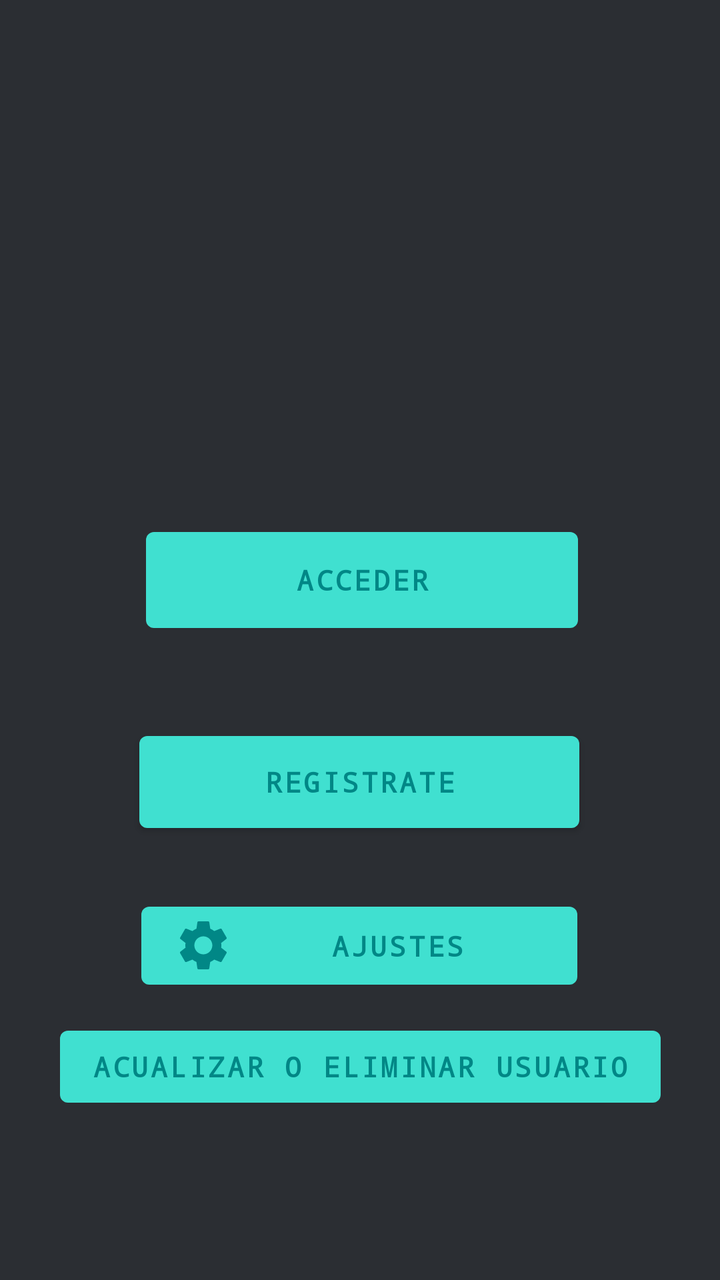
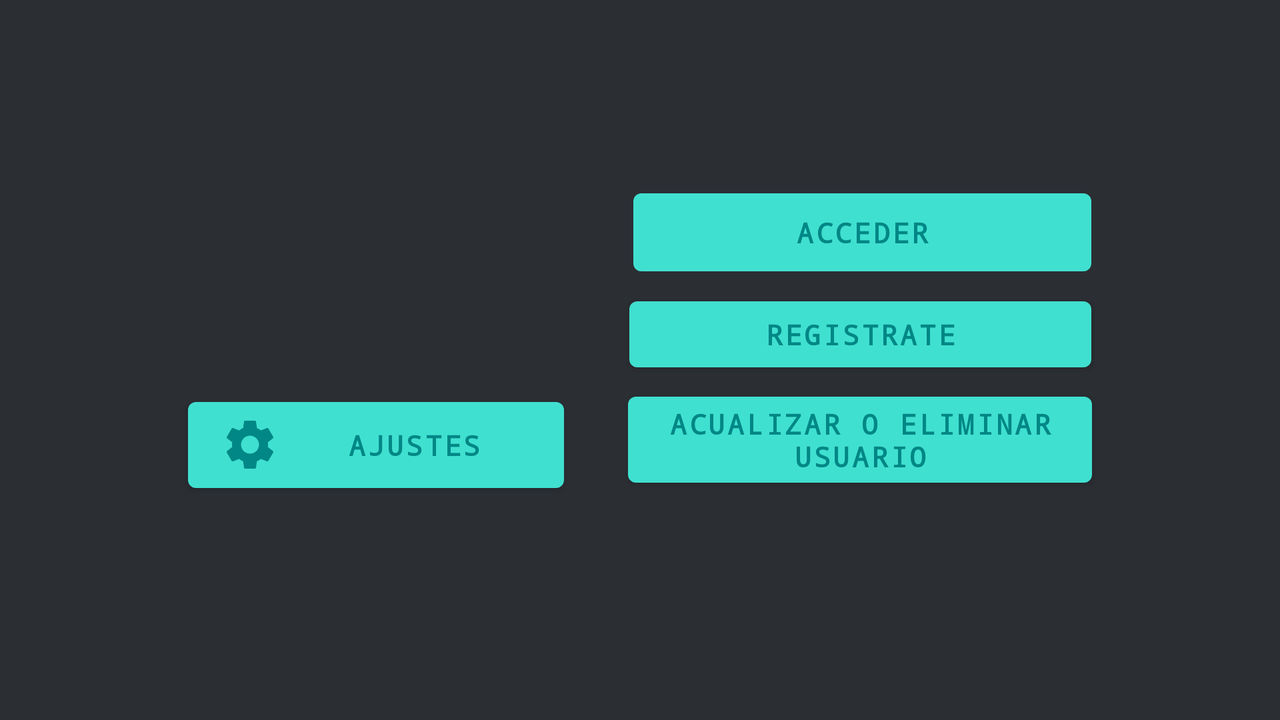

First picture: res/layout/ on a phone held upright. Second picture: the repository's own variant of that layout, on a device whose configuration matches the variant's folder. Source for both follows.
<!-- AndroidManifest.xml: application theme Theme.PrimeraPractica -->
<!-- res/layout/activity_main.xml -->
<?xml version="1.0" encoding="utf-8"?>
<androidx.constraintlayout.widget.ConstraintLayout xmlns:android="http://schemas.android.com/apk/res/android"
    xmlns:app="http://schemas.android.com/apk/res-auto"
    xmlns:tools="http://schemas.android.com/tools"
    android:layout_width="match_parent"
    android:layout_height="match_parent"
    android:background="@color/pizarra"
    tools:context=".MainActivity">

    <Button
        android:id="@+id/buttonRegistro"
        android:layout_width="220dp"
        android:layout_height="58dp"
        android:text="@string/botonRegistrarte"
        app:layout_constraintBottom_toBottomOf="parent"
        app:layout_constraintEnd_toEndOf="parent"
        app:layout_constraintHorizontal_bias="0.497"
        app:layout_constraintStart_toStartOf="parent"
        app:layout_constraintTop_toTopOf="parent"
        app:layout_constraintVertical_bias="0.622"
        style="@style/botones"/>

    <Button
        style="@style/botones"
        android:id="@+id/botonLogin"
        android:layout_width="216dp"
        android:layout_height="60dp"
        android:text="@string/botonLogin"
        app:layout_constraintBottom_toTopOf="@+id/buttonRegistro"
        app:layout_constraintEnd_toEndOf="parent"
        app:layout_constraintHorizontal_bias="0.507"
        app:layout_constraintStart_toStartOf="parent"
        app:layout_constraintTop_toTopOf="parent"
        app:layout_constraintVertical_bias="0.861" />

    <Button
        android:id="@+id/botonActualizarEliminar"
        style="@style/botones"
        android:layout_width="wrap_content"
        android:layout_height="wrap_content"
        android:text="@string/botonActualizarBorrar"
        app:layout_constraintBottom_toBottomOf="parent"
        app:layout_constraintEnd_toEndOf="parent"
        app:layout_constraintStart_toStartOf="parent"
        app:layout_constraintTop_toBottomOf="@+id/buttonRegistro"
        app:layout_constraintVertical_bias="0.519" />

    <ImageView
        android:id="@+id/imageView"
        android:layout_width="247dp"
        android:layout_height="216dp"
        app:layout_constraintBottom_toTopOf="@+id/botonLogin"
        app:layout_constraintEnd_toEndOf="parent"
        app:layout_constraintStart_toStartOf="parent"
        app:layout_constraintTop_toTopOf="parent"
        app:srcCompat="@drawable/ic_baseline_supervised_user_circle_24" />

    <Button
        android:id="@+id/ajustes"
        style="@style/botones"
        android:layout_width="218dp"
        android:layout_height="51dp"
        android:layout_marginTop="16dp"
        android:text="@string/ajustes"
        android:drawableLeft="@drawable/ic_baseline_settings_24"
        app:layout_constraintBottom_toTopOf="@+id/botonActualizarEliminar"
        app:layout_constraintEnd_toEndOf="parent"
        app:layout_constraintHorizontal_bias="0.498"
        app:layout_constraintStart_toStartOf="parent"
        app:layout_constraintTop_toBottomOf="@+id/buttonRegistro" />
</androidx.constraintlayout.widget.ConstraintLayout>
<!-- resources referenced by this layout -->
<resources>
  <color name="pizarra">#2b2e33</color>
  <!-- drawable ic_baseline_settings_24 (drawable) -->
  <vector android:height="30dp" android:tint="@color/teal_700"
      android:viewportHeight="24" android:viewportWidth="24"
      android:width="30dp" xmlns:android="http://schemas.android.com/apk/res/android">
      <path android:fillColor="@android:color/white" android:pathData="M19.14,12.94c0.04,-0.3 0.06,-0.61 0.06,-0.94c0,-0.32 -0.02,-0.64 -0.07,-0.94l2.03,-1.58c0.18,-0.14 0.23,-0.41 0.12,-0.61l-1.92,-3.32c-0.12,-0.22 -0.37,-0.29 -0.59,-0.22l-2.39,0.96c-0.5,-0.38 -1.03,-0.7 -1.62,-0.94L14.4,2.81c-0.04,-0.24 -0.24,-0.41 -0.48,-0.41h-3.84c-0.24,0 -0.43,0.17 -0.47,0.41L9.25,5.35C8.66,5.59 8.12,5.92 7.63,6.29L5.24,5.33c-0.22,-0.08 -0.47,0 -0.59,0.22L2.74,8.87C2.62,9.08 2.66,9.34 2.86,9.48l2.03,1.58C4.84,11.36 4.8,11.69 4.8,12s0.02,0.64 0.07,0.94l-2.03,1.58c-0.18,0.14 -0.23,0.41 -0.12,0.61l1.92,3.32c0.12,0.22 0.37,0.29 0.59,0.22l2.39,-0.96c0.5,0.38 1.03,0.7 1.62,0.94l0.36,2.54c0.05,0.24 0.24,0.41 0.48,0.41h3.84c0.24,0 0.44,-0.17 0.47,-0.41l0.36,-2.54c0.59,-0.24 1.13,-0.56 1.62,-0.94l2.39,0.96c0.22,0.08 0.47,0 0.59,-0.22l1.92,-3.32c0.12,-0.22 0.07,-0.47 -0.12,-0.61L19.14,12.94zM12,15.6c-1.98,0 -3.6,-1.62 -3.6,-3.6s1.62,-3.6 3.6,-3.6s3.6,1.62 3.6,3.6S13.98,15.6 12,15.6z"/>
  </vector>
  <string name="ajustes"> Ajustes </string>
  <string name="botonActualizarBorrar">Acualizar o eliminar usuario</string>
  <string name="botonLogin">Acceder</string>
  <string name="botonRegistrarte">Registrate</string>
  <style name="botones">
  
          <item name="android:fontFamily">monospace</item>
          <item name="android:textColor">@color/teal_700</item>
          <item name="android:textStyle">bold</item>
          
  
      </style>
  <style name="Theme.PrimeraPractica" parent="Theme.MaterialComponents.DayNight.DarkActionBar">
          
          <item name="colorPrimary">@color/aqua</item>
          <item name="colorPrimaryVariant">@color/purple_700</item>
          <item name="colorOnPrimary">@color/white</item>
          
          <item name="colorSecondary">@color/teal_200</item>
          <item name="colorSecondaryVariant">@color/teal_700</item>
          <item name="colorControlNormal">@color/grisClaro</item>
  
      </style>
  <color name="teal_700">#FF018786</color>
  <color name="aqua">#40e0d0</color>
  <color name="purple_700">#FF3700B3</color>
  <color name="white">#FFFFFFFF</color>
  <color name="teal_200">#FF03DAC5</color>
  <color name="grisClaro">#cccccc</color>
</resources>
<!-- res/layout-land/activity_main.xml (the repository's variant of the layout above) -->
<!-- drawn on the phone turned sideways -->
<?xml version="1.0" encoding="utf-8"?>
<androidx.constraintlayout.widget.ConstraintLayout xmlns:android="http://schemas.android.com/apk/res/android"
    xmlns:app="http://schemas.android.com/apk/res-auto"
    xmlns:tools="http://schemas.android.com/tools"
    android:layout_width="match_parent"
    android:layout_height="match_parent"
    android:background="@color/pizarra"
    tools:context=".MainActivity">

    <Button
        android:id="@+id/buttonRegistro"
        style="@style/botones"
        android:layout_width="231dp"
        android:layout_height="45dp"
        android:layout_marginStart="32dp"
        android:layout_marginEnd="94dp"
        android:text="@string/botonRegistrarte"
        app:layout_constraintBottom_toTopOf="@+id/botonActualizarEliminar"
        app:layout_constraintEnd_toEndOf="parent"
        app:layout_constraintStart_toEndOf="@+id/imageView"
        app:layout_constraintTop_toBottomOf="@+id/botonLogin" />

    <Button
        android:id="@+id/botonLogin"
        style="@style/botones"
        android:layout_width="229dp"
        android:layout_height="51dp"
        android:layout_marginStart="34dp"
        android:layout_marginTop="88dp"
        android:layout_marginEnd="94dp"
        android:text="@string/botonLogin"
        app:layout_constraintBottom_toTopOf="@+id/buttonRegistro"
        app:layout_constraintEnd_toEndOf="parent"
        app:layout_constraintStart_toEndOf="@+id/imageView"
        app:layout_constraintTop_toTopOf="parent" />

    <Button
        android:id="@+id/botonActualizarEliminar"
        style="@style/botones"
        android:layout_width="232dp"
        android:layout_height="55dp"
        android:layout_marginStart="32dp"
        android:layout_marginEnd="94dp"
        android:layout_marginBottom="110dp"
        android:text="@string/botonActualizarBorrar"
        app:layout_constraintBottom_toBottomOf="parent"
        app:layout_constraintEnd_toEndOf="parent"
        app:layout_constraintHorizontal_bias="0.0"
        app:layout_constraintStart_toEndOf="@+id/ajustes"
        app:layout_constraintTop_toBottomOf="@+id/buttonRegistro" />

    <ImageView
        android:id="@+id/imageView"
        android:layout_width="189dp"
        android:layout_height="93dp"
        android:layout_marginStart="94dp"
        android:layout_marginTop="91dp"
        app:layout_constraintBottom_toTopOf="@+id/ajustes"
        app:layout_constraintEnd_toEndOf="@+id/ajustes"
        app:layout_constraintStart_toStartOf="parent"
        app:layout_constraintTop_toTopOf="parent"
        app:srcCompat="@drawable/ic_baseline_supervised_user_circle_24" />

    <Button
        android:id="@+id/ajustes"
        style="@style/botones"
        android:layout_width="188dp"
        android:layout_height="55dp"
        android:layout_marginStart="94dp"
        android:layout_marginTop="11dp"
        android:layout_marginBottom="110dp"
        android:drawableLeft="@drawable/ic_baseline_settings_24"
        android:text="@string/ajustes"
        app:layout_constraintBottom_toBottomOf="parent"
        app:layout_constraintEnd_toStartOf="@+id/botonActualizarEliminar"
        app:layout_constraintStart_toStartOf="parent"
        app:layout_constraintTop_toBottomOf="@+id/imageView" />
</androidx.constraintlayout.widget.ConstraintLayout>
